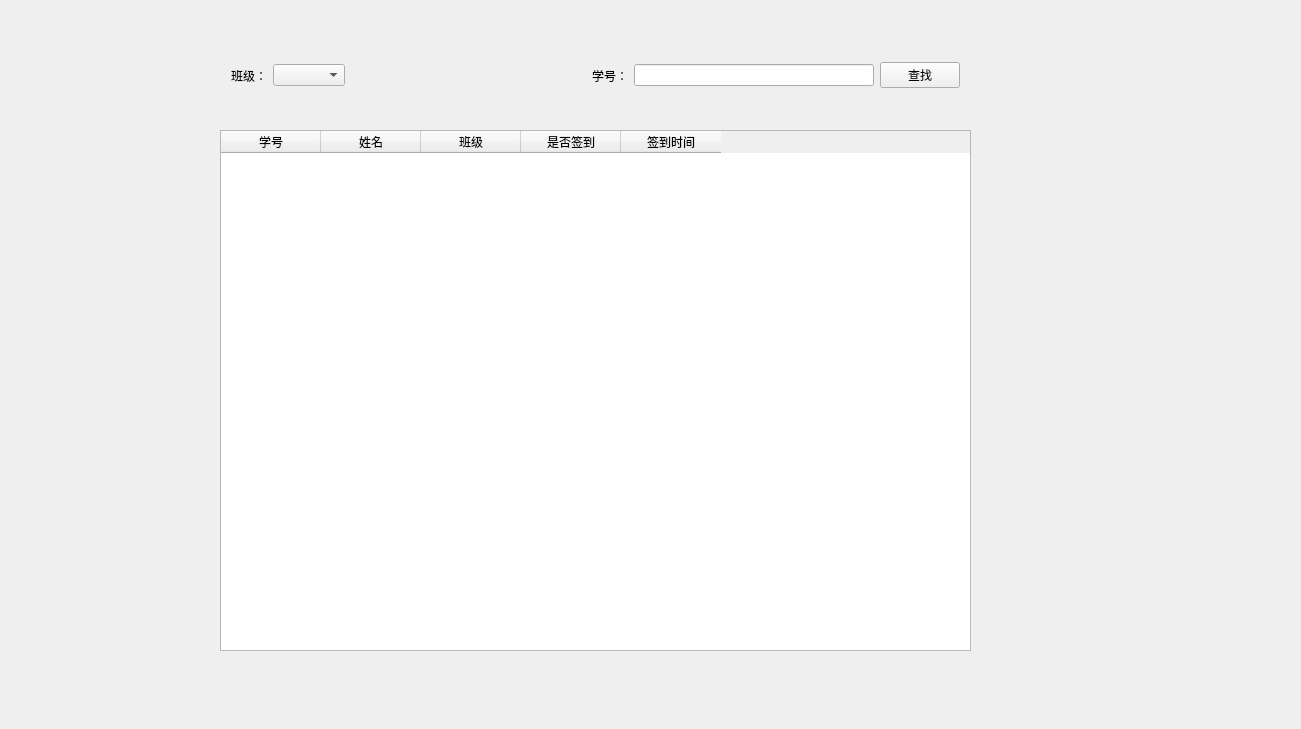
<?xml version="1.0" encoding="UTF-8"?>
<ui version="4.0">
 <class>Widget</class>
 <widget class="QWidget" name="Widget">
  <property name="geometry">
   <rect>
    <x>0</x>
    <y>0</y>
    <width>1301</width>
    <height>729</height>
   </rect>
  </property>
  <property name="windowTitle">
   <string>Widget</string>
  </property>
  <widget class="QTableWidget" name="tableWidget">
   <property name="geometry">
    <rect>
     <x>220</x>
     <y>130</y>
     <width>751</width>
     <height>521</height>
    </rect>
   </property>
   <column>
    <property name="text">
     <string>学号</string>
    </property>
   </column>
   <column>
    <property name="text">
     <string>姓名</string>
    </property>
   </column>
   <column>
    <property name="text">
     <string>班级</string>
    </property>
   </column>
   <column>
    <property name="text">
     <string>是否签到</string>
    </property>
   </column>
   <column>
    <property name="text">
     <string>签到时间</string>
    </property>
   </column>
  </widget>
  <widget class="QWidget" name="layoutWidget">
   <property name="geometry">
    <rect>
     <x>220</x>
     <y>30</y>
     <width>751</width>
     <height>91</height>
    </rect>
   </property>
   <layout class="QHBoxLayout" name="horizontalLayout">
    <item>
     <widget class="QLabel" name="label">
      <property name="text">
       <string>班级：</string>
      </property>
     </widget>
    </item>
    <item>
     <widget class="QComboBox" name="comboBox"/>
    </item>
    <item>
     <spacer name="horizontalSpacer">
      <property name="orientation">
       <enum>Qt::Horizontal</enum>
      </property>
      <property name="sizeHint" stdset="0">
       <size>
        <width>40</width>
        <height>20</height>
       </size>
      </property>
     </spacer>
    </item>
    <item>
     <widget class="QLabel" name="label_2">
      <property name="text">
       <string>学号：</string>
      </property>
     </widget>
    </item>
    <item>
     <widget class="QLineEdit" name="lineEdit"/>
    </item>
    <item>
     <widget class="QPushButton" name="pushButton">
      <property name="text">
       <string>查找</string>
      </property>
     </widget>
    </item>
   </layout>
  </widget>
 </widget>
 <layoutdefault spacing="6" margin="11"/>
 <resources/>
 <connections/>
</ui>
